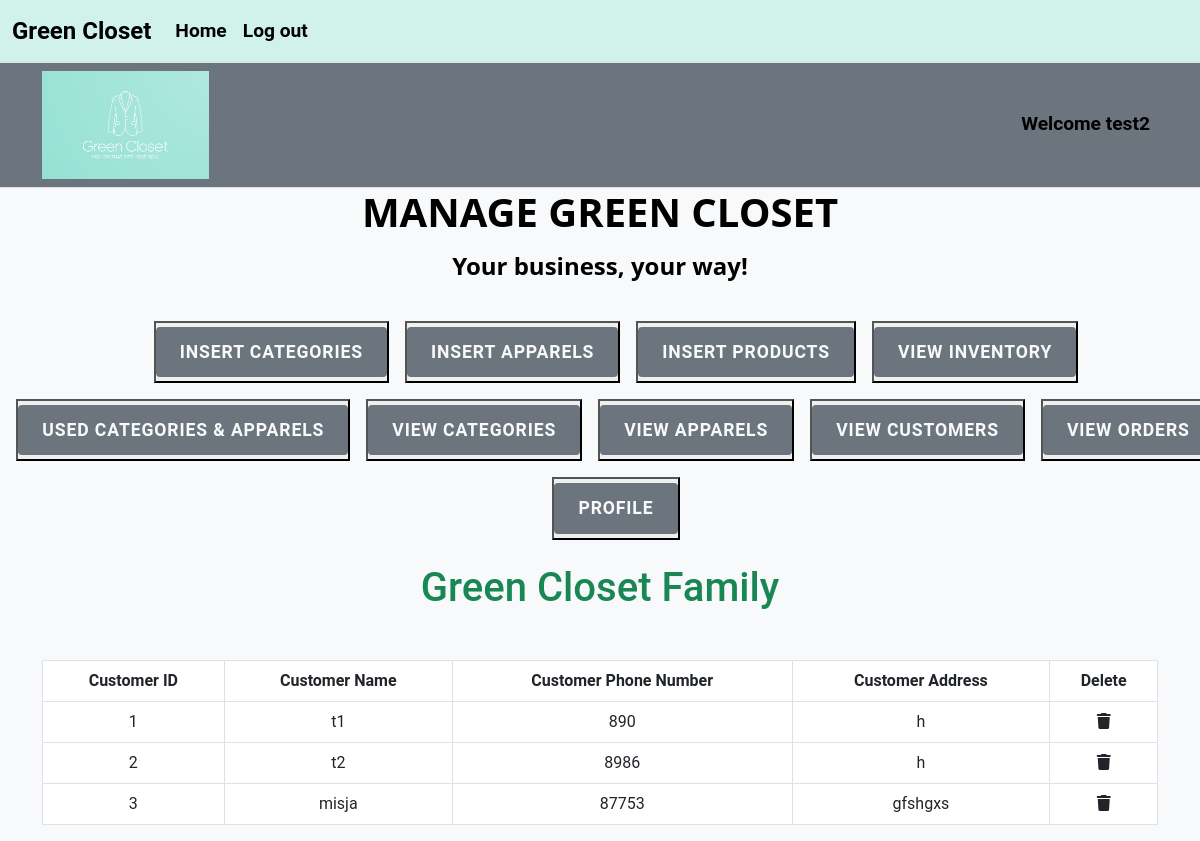
The page /Green-closet/admin_area/index.php?view_customers (signed in) on the database its author committed.
### tables this page shows
CREATE TABLE `customer` (
  `user id` int(10) NOT NULL,
  `name` varchar(30) NOT NULL,
  `email` varchar(50) NOT NULL,
  `address` varchar(50) NOT NULL,
  `phone` int(15) NOT NULL,
  `password` varchar(500) NOT NULL,
  `ip` varchar(255) DEFAULT NULL
);

### Green-closet/admin_area/view_customers.php (the view)
<h1 class="text-center text-success">Green Closet Family</h1>
<table class="table table-bordered mt-5">
<thead class="bg-secondary text-light text-center">
    <tr>
        <th>Customer ID</th>
        <th>Customer Name</th>
        <th>Customer Phone Number</th>
        <th>Customer Address</th>
        <th>Delete</th>
    </tr>
    <tbody style="background-color: #eaf4f4; color: #333;">
    <?php
    $get_cus="select * from customer";
    $result=mysqli_query($con,$get_cus);
    while ($row=mysqli_fetch_assoc($result)){
        $customer_id=$row['user id'];
        $customer_name=$row['name'];
        $customer_number=$row['phone'];
        $customer_address=$row['address'];
        echo"
        <tr class='text-center'>
            <td>$customer_id</td>
            <td>$customer_name</td>
            <td>$customer_number</td>
            <td>$customer_address</td>
            "; ?>
            <td><a href='index.php?delete_customers=<?php echo $customer_id ?>' class='text-dark'><i class='fa-solid fa-trash'></i></a></td>
        </tr>
        <?php
    }
?>
    </tbody>
</thead>
</table>

### Green-closet/style.css (style rules this page uses)
* { margin: 0; padding: 0; box-sizing: border-box; }

### Green-closet/admin_area/index.php (style rules this page uses)
body { background-color: #f8f9fa; font-family: 'Roboto', sans-serif; }
body { overflow x:hidden; }

### rows shown on the page
customer: user id "1", name "t1", phone "890", address "h"
customer: user id "2", name "t2", phone "8986", address "h"
customer: user id "3", name "misja", phone "87753", address "gfshgxs"

### other values the page prints
$_SESSION['name'] "test2"
